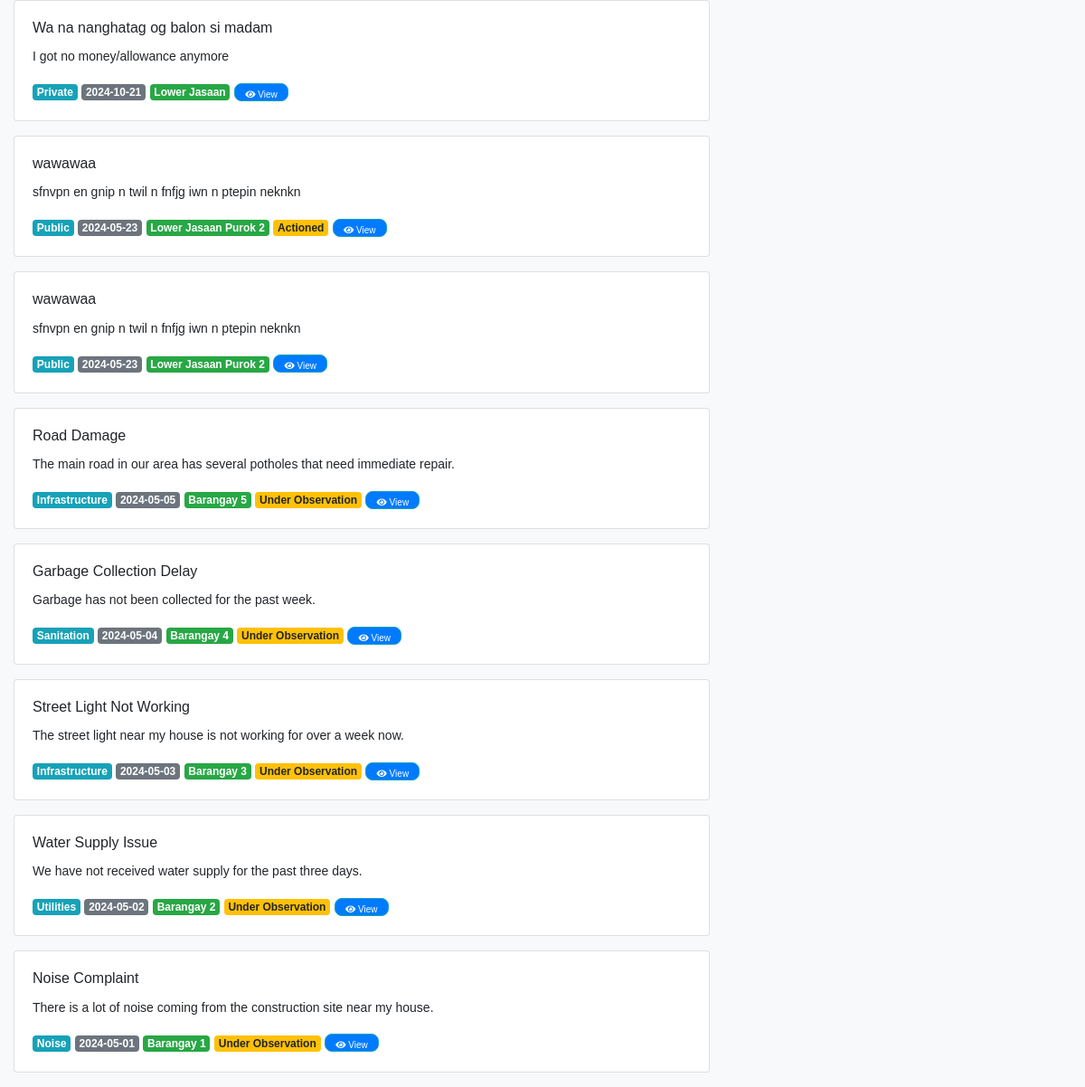
/complaints.php, run on the app's committed database.
### tables this page shows
CREATE TABLE `complaints` (
  `id` int(11) NOT NULL,
  `title` varchar(255) NOT NULL,
  `complaint` text NOT NULL,
  `type` varchar(100) NOT NULL,
  `date` date NOT NULL,
  `barangay` varchar(100) NOT NULL,
  `file` varchar(255) DEFAULT NULL,
  `status` varchar(255) DEFAULT '',
  `complainant` varchar(255) DEFAULT NULL,
  `contactnum` varchar(15) DEFAULT NULL
);

### complaints.php (the view, shortened to what this page needs)
<?php
include 'config.php';
$complaints = $conn->query("SELECT * FROM complaints ORDER BY date DESC");
?>
<!DOCTYPE html>
<html lang="en">
<head>
    <link rel="stylesheet" href="https://cdnjs.cloudflare.com/ajax/libs/font-awesome/5.15.4/css/all.min.css">
    <link rel="stylesheet" href="https://stackpath.bootstrapcdn.com/bootstrap/4.5.2/css/bootstrap.min.css">
</head>
<body>
        <div class="col-md-8">
            <div class="row">
                <?php while ($row = $complaints->fetch_assoc()) { ?>
                    <div class="col-md-12">
                        <div class="card">
                            <div class="card-body">
                                <h5 class="card-title"><?php echo htmlspecialchars($row['title']); ?></h5>
                                <p class="card-text"><?php echo htmlspecialchars($row['complaint']); ?></p>
                                <span class="badge badge-info"><?php echo htmlspecialchars($row['type']); ?></span>
                                <span class="badge badge-secondary"><?php echo htmlspecialchars($row['date']); ?></span>
                                <span class="badge badge-success"><?php echo htmlspecialchars($row['barangay']); ?></span>
                                <span class="badge badge-warning"><?php echo htmlspecialchars($row['status']); ?></span>
<button type="button" class="btn btn-info btn-sm" data-toggle="modal" data-target="#viewModal<?php echo $row['id']; ?>" style="background-color: #007bff; border-radius: 8px; color: white; width: 60px; height: 20px; font-size: 10px;">
    <i class="fas fa-eye"></i> View
</button>
                            </div>
                        </div>
                    </div>
                <?php } ?>
            </div>
        </div>
</body>
</html>

### complaints.php (style rules this page uses)
body { background-color: #f8f9fa; font-family: 'Poppins', sans-serif; }
.card { margin-bottom: 1rem; }
.card-title { font-size: 1rem; }
.card-text { font-size: 0.875rem; }
.badge { font-size: 0.75rem; }

### data on the page
complaints: title "Wa na nanghatag og balon si madam", complaint "I got no money/allowance anymore", type "Private", date "2024-10-21", barangay "Lower Jasaan"
complaints: title "wawawaa", complaint "sfnvpn en gnip n twil n fnfjg iwn n ptepin neknkn", type "Public", date "2024-05-23", barangay "Lower Jasaan Purok 2", status "Actioned", $row['id'] 6 (drawn)
complaints: title "wawawaa", complaint "sfnvpn en gnip n twil n fnfjg iwn n ptepin neknkn", type "Public", date "2024-05-23", barangay "Lower Jasaan Purok 2"
complaints: title "Road Damage", complaint "The main road in our area has several potholes that need immediate repair.", type "Infrastructure", date "2024-05-05", barangay "Barangay 5", status "Under Observation"
complaints: title "Garbage Collection Delay", complaint "Garbage has not been collected for the past week.", type "Sanitation", date "2024-05-04", barangay "Barangay 4", status "Under Observation"
complaints: title "Street Light Not Working", complaint "The street light near my house is not working for over a week now.", type "Infrastructure", date "2024-05-03", barangay "Barangay 3", status "Under Observation"
complaints: title "Water Supply Issue", complaint "We have not received water supply for the past three days.", type "Utilities", date "2024-05-02", barangay "Barangay 2", status "Under Observation", $row['id'] 2 (drawn)
complaints: title "Noise Complaint", complaint "There is a lot of noise coming from the construction site near my house.", type "Noise", date "2024-05-01", barangay "Barangay 1", status "Under Observation"
